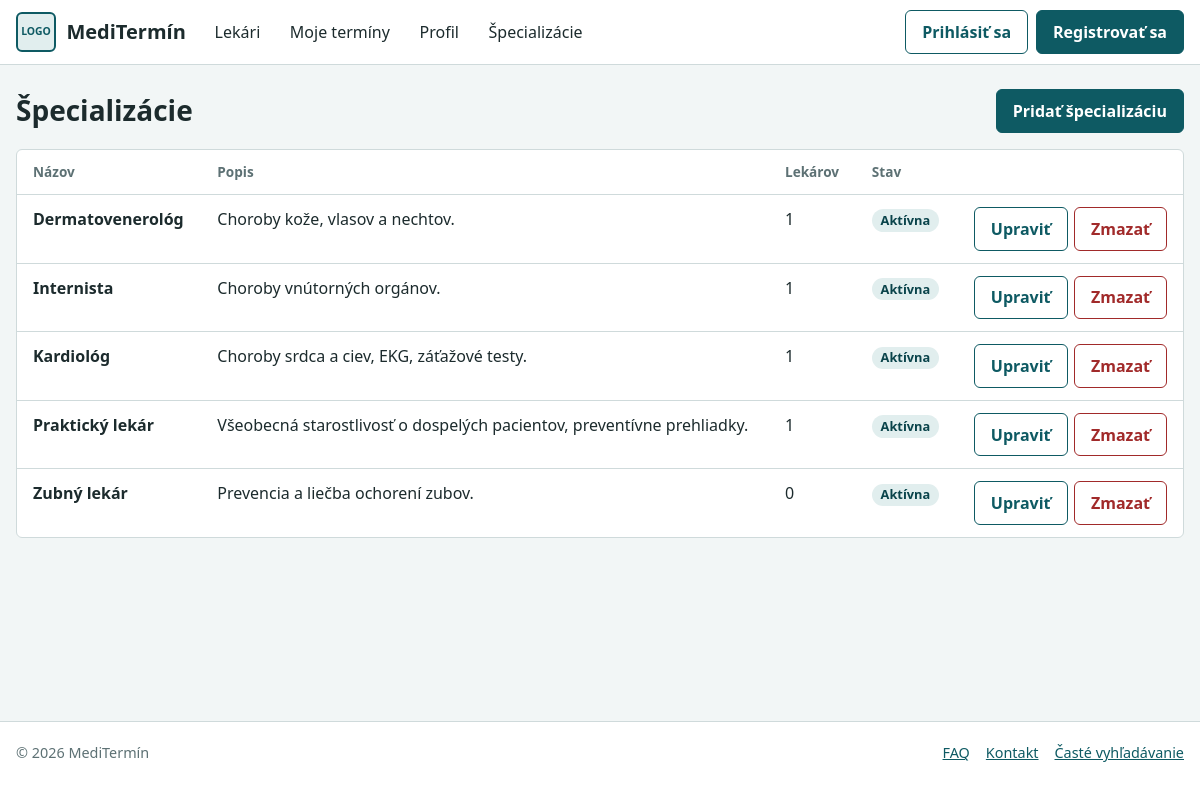
/?c=specialization, run on the app's committed database.
### tables this page shows
CREATE TABLE `specializations`
(
    `id`              INT NOT NULL AUTO_INCREMENT,
    `name`            VARCHAR(100) NOT NULL,
    `description`     TEXT NULL COMMENT 'Popis špecializácie',
    `is_active`       TINYINT(1) NOT NULL DEFAULT 1 COMMENT 'Indikuje, či je špecializácia aktívna, 1 = aktívna, 0 = neaktívna',
    `created_at`      TIMESTAMP NOT NULL DEFAULT CURRENT_TIMESTAMP COMMENT 'Dátum registrácie špecializácie',
    `updated_at`      TIMESTAMP NOT NULL DEFAULT CURRENT_TIMESTAMP ON UPDATE CURRENT_TIMESTAMP COMMENT 'Dátum poslednej aktualizácie špecializácie',
    PRIMARY KEY (`id`),
    UNIQUE KEY `unq_specializations_name` (`name`)
) DEFAULT CHARSET=utf8mb4 COLLATE=utf8mb4_unicode_ci COMMENT='Tabuľka špecializácií doktorov';

### Framework/Http/Responses/Response.php (called while the page is built, shortened)
<?php
abstract class Response
{
    public function send(): void
    {
        $this->generate();
    }
}

### public/index.php (called while the page is built, shortened)
<?php
require __DIR__ . '/../Framework/ClassLoader.php';
try {
    $app = new App();
    $app->run();
} catch (Exception $e) {
    die('An error occurred: ' . $e->getMessage());
}

### Framework/Support/LinkGenerator.php (called while the page is built, shortened)
<?php
class LinkGenerator
{
    private Request $request;
    public function __construct(Request $request, Router $router)
    {
        $this->request = $request;
    }
    public function url(
        string|array $destination,
        array $parameters = [],
        bool $absolute = false,
        bool $appendParameters = false
    ): string {
        list($controller, $action) = explode(".", $destination);
        $args = $appendParameters ? $this->request->get() : [];
        $args = ["c" => lcfirst($controller), "a" => $action != "index" ? $action : null] + $parameters + $args;
        $basePath = $absolute ? $this->request->getBaseUrl() : "";
        return $basePath . "?" . http_build_query($args);
    }
}

### Framework/ClassLoader.php (called while the page is built, shortened)
<?php
class ClassLoader
{
    public static function Boot(): void
    {
        spl_autoload_register(function ($class_name) {
            $file = self::getClassFile($class_name);
        });
    }
    public static function getClassFile(string $className): string
    {
        $baseDir = realpath(dirname(__DIR__));
        $relativePath = str_replace('\\', DIRECTORY_SEPARATOR, ltrim($className, '\\')) . '.php';
        return $baseDir . DIRECTORY_SEPARATOR . $relativePath;
    }
}

### Framework/Core/Model.php (called while the page is built, shortened)
<?php
abstract class Model implements \JsonSerializable
{
    protected static ?string $tableName = null;
    protected static array $columnsMap = [];
    private static array $dbColumns = [];
    private static IDbConvention $dbConventions;
    protected static function getTableName(): string
    {
        if (!empty(static::$tableName)) {
            return static::$tableName;
        }
        return self::getConventions()->getTableName(get_called_class());
    }
    protected static function getPkColumnName(): string
    {
        return self::getConventions()->getPkColumnName(get_called_class());
    }
    protected static function getColumnsMap(): array
    {
        return static::$columnsMap ?? [];
    }
    public static function getAll(
        ?string $whereClause = null,
        array   $whereParams = [],
        ?string $orderBy = null,
        ?int    $limit = null,
        ?int    $offset = null
    ): array
    {
        try {
            $sql = "SELECT " . static::getDBColumnNamesList() . " FROM `" . static::getTableName() . "`";
            if ($whereClause != null) {
                $sql .= " WHERE $whereClause";
            }
            if ($orderBy !== null) {
                $sql .= " ORDER BY $orderBy";
            }
            $stmt = Connection::getInstance()->prepare($sql);
            $stmt->execute($whereParams);
            $models = $stmt->fetchAll(PDO::FETCH_CLASS | PDO::FETCH_PROPS_LATE, static::class);
            $dataSet = new ResultSet($models);
            return $models;
        } catch (PDOException $exception) {
            throw new Exception('Query failed: ' . $exception->getMessage(), 0, $exception);
        }
    }
    private static function getDbColumns(): array
    {
        try {
            $sql = "DESCRIBE " . static::getTableName();
            $stmt = Connection::getInstance()->prepare($sql);
            $stmt->execute([]);
            self::$dbColumns[static::class] = array_column($stmt->fetchAll(), 'Field');
            return self::$dbColumns[static::class];
        } catch (PDOException $exception) {
            throw new Exception('Query failed: ' . $exception->getMessage(), 0, $exception);
        }
    }
    private function getIdValue(): mixed
    {
        $pk = static::getPkColumnName();
        $prop = static::toPropertyName($pk);
        return isset($this->{$prop}) ? $this->{$prop} : null;
    }
    private static function getModelProperties(): array
    {
        $reflection = new \ReflectionClass(static::class);
        $properties = [];
        foreach ($reflection->getProperties() as $property) {
            $propertyName = $property->getName();
            if ($property->isStatic()) {
                continue;
            }
            $properties[$propertyName] = true;
        }
        return $properties;
    }
    private static function getDBColumnNamesList(): string
    {
        $dbColumns = [];
        foreach (static::getDbColumns() as $columnName) {
            $propertyName = static::toPropertyName($columnName);
            if ($propertyName != $columnName) {
                $dbColumns[] = "`$columnName` AS {$propertyName}";
            } else {
                $dbColumns[] = $columnName;
            }
        }
        return implode(', ', $dbColumns);
    }
    private static function toPropertyName(string $columnName): string
    {
        $customMapping = static::getColumnsMap();
        if (isset($customMapping[$columnName])) {
            return $customMapping[$columnName];
        } else {
            return static::getConventions()->toPropertyName($columnName);
        }
    }
    private static function getConventions(): IDbConvention
    {
        if (!isset(static::$dbConventions)) {
            static::$dbConventions = new (Configuration::DB_CONVENTIONS_CLASS)();
        }
        return static::$dbConventions;
    }
}

### Framework/Support/Inflect.php (called while the page is built, shortened)
<?php
class Inflect
{
    public static $plural = array(
        '/(quiz)$/i' => "$1zes",
        '/^(ox)$/i' => "$1en",
        '/([m|l])ouse$/i' => "$1ice",
        '/(matr|vert|ind)ix|ex$/i' => "$1ices",
        '/(x|ch|ss|sh)$/i' => "$1es",
        '/([^aeiouy]|qu)y$/i' => "$1ies",
        '/(hive)$/i' => "$1s",
        '/(?:([^f])fe|([lr])f)$/i' => "$1$2ves",
        '/(shea|lea|loa|thie)f$/i' => "$1ves",
        '/sis$/i' => "ses",
        '/([ti])um$/i' => "$1a",
        '/(tomat|potat|ech|her|vet)o$/i' => "$1oes",
        '/(bu)s$/i' => "$1ses",
        '/(alias)$/i' => "$1es",
        '/(octop)us$/i' => "$1i",
        '/(ax|test)is$/i' => "$1es",
        '/(us)$/i' => "$1es",
        '/s$/i' => "s",
        '/$/' => "s"
    );
    public static $irregular = array(
        'move' => 'moves',
        'foot' => 'feet',
        'goose' => 'geese',
        'sex' => 'sexes',
        'child' => 'children',
        'man' => 'men',
        'tooth' => 'teeth',
        'person' => 'people',
        'valve' => 'valves'
    );
    public static function pluralize($string)
    {
        foreach (self::$irregular as $pattern => $result) {
            $pattern = '/' . $pattern . '$/i';
        }
        foreach (self::$plural as $pattern => $result) {
            if (preg_match($pattern, $string)) {
                return preg_replace($pattern, $result, $string);
            }
        }
        return $string;
    }
}

### Framework/DB/SnakeConventions.php (called while the page is built, shortened)
<?php
class SnakeConventions implements IDbConvention
{
    public function getTableName(string $className): string
    {
        $arr = explode("\\", $className);
        $tableName = Inflect::pluralize(strtolower(end($arr)));
        return $this->toSnakeCase($tableName);
    }
    public function getPkColumnName(string $className): string
    {
        return 'id';
    }
    public function toPropertyName(string $columnName): string
    {
        return $this->toCamelCase($columnName);
    }
    private function toCamelCase(string $input, string $separator = '_'): string
    {
        return lcfirst(str_replace($separator, '', ucwords($input, $separator)));
    }
    private function toSnakeCase(string $input): string
    {
        return strtolower(preg_replace('/(?<!^)[A-Z]/', '_$0', $input));
    }
}

### Framework/DB/Connection.php (called while the page is built, shortened)
<?php
class Connection
{
    private static ?Connection $instance = null;
    private PDO $db;
    public function __construct(PDO $db)
    {
        $this->db = $db;
    }
    public static function getInstance(): Connection
    {
        try {
            if (self::$instance == null) {
                $db = new PDO(
                    'mysql:dbname=' . Configuration::DB_NAME . ';host=' . Configuration::DB_HOST,
                    Configuration::DB_USER,
                    Configuration::DB_PASS
                );
                $db->setAttribute(PDO::ATTR_ERRMODE, PDO::ERRMODE_EXCEPTION);
                $db->setAttribute(PDO::ATTR_EMULATE_PREPARES, true);
                self::$instance = new self($db);
            }
            return self::$instance;
        } catch (PDOException $e) {
            throw new Exception('Connection failed: ' . $e->getMessage());
        }
    }
    public function prepare(string $sql): DebugStatement
    {
        try {
            return new DebugStatement($this->db->prepare($sql));
        } catch (PDOException $e) {
            throw new Exception('Prepare failed: ' . $e->getMessage());
        }
    }
}

### Framework/DB/DebugStatement.php (called while the page is built, shortened)
<?php
class DebugStatement
{
    private PDOStatementAlias $stmt;
    public function __construct($stmt)
    {
        $this->stmt = $stmt;
    }
    public function execute(?array $params = null): bool
    {
        $result = $this->stmt->execute($params);
        $this->stmt->debugDumpParams();
        return $result;
    }
    public function __call(string $name, array $arguments): mixed
    {
        return $this->stmt->{$name}(...$arguments);
    }
}

### App/Controllers/SpecializationController.php (called while the page is built, shortened)
<?php
class SpecializationController extends BaseController
{
    public function index(Request $request): Response
    {
        $specializations = Specialization::getAll(orderBy: '`name` asc');
        $doctorCounts = [];
        foreach ($specializations as $specialization) {
            $doctorCounts[$specialization->getId()] = $specialization->getDoctorCount();
        }
        return $this->html(compact('specializations', 'doctorCounts', 'flash'));
    }
}

### App/Views/Specialization/index.view.php (the view, shortened to what this page needs)
    <div class="list-head">
        <h1>Špecializácie</h1>
        <a class="btn btn-primary" href="<?= $link->url('specialization.add') ?>">Pridať špecializáciu</a>
    </div>
<?php if (count($specializations) === 0) : ?>
    <p class="empty">Zatiaľ tu nie sú žiadne špecializácie.</p>
<?php else : ?>
    <div class="table-wrap">
        <table class="data-table">
            <thead>
            <tr>
                <th scope="col">Názov</th>
                <th scope="col">Popis</th>
                <th scope="col">Lekárov</th>
                <th scope="col">Stav</th>
                <th scope="col"><span class="sr-only">Akcie</span></th>
            </tr>
            </thead>
            <tbody>
            <?php foreach ($specializations as $specialization) : ?>
                <tr>
                    <td data-label="Názov"><strong><?= e($specialization->getName()) ?></strong></td>
                    <td data-label="Popis"><?= e($specialization->getDescription()) ?></td>
                    <td data-label="Lekárov"><?= $doctorCounts[$specialization->getId()] ?></td>
                    <td data-label="Stav">
                        <?php if ($specialization->isActive()) : ?>
                            <span class="badge">Aktívna</span>
                        <?php else : ?>
                            <span class="badge badge-off">Skrytá</span>
                        <?php endif ?>
                    </td>
                    <td>
                        <div class="row-actions">
                            <a class="btn" href="<?= $link->url('specialization.edit', ['id' => $specialization->getId()]) ?>">Upraviť</a>
                            <form method="post" action="<?= $link->url('specialization.delete') ?>"
                                  data-confirm="Naozaj chcete zmazať špecializáciu <?= e($specialization->getName()) ?>?">
                                <button type="submit" class="btn btn-danger">Zmazať</button>
                            </form>
                        </div>
                    </td>
                </tr>
            <?php endforeach ?>
            </tbody>
        </table>
    </div>
<?php endif ?>

### data on the page
specializations: name "Dermatovenerológ", description "Choroby kože, vlasov a nechtov.", id "1", is_active "Aktívna"
specializations: name "Internista", description "Choroby vnútorných orgánov.", id "1", is_active "Aktívna"
specializations: name "Kardiológ", description "Choroby srdca a ciev, EKG, záťažové testy.", id "1", is_active "Aktívna"
specializations: name "Praktický lekár", description "Všeobecná starostlivosť o dospelých pacientov, preventívne prehliadky.", id "1", is_active "Aktívna"
specializations: name "Zubný lekár", description "Prevencia a liečba ochorení zubov.", id "0", is_active "Aktívna"
